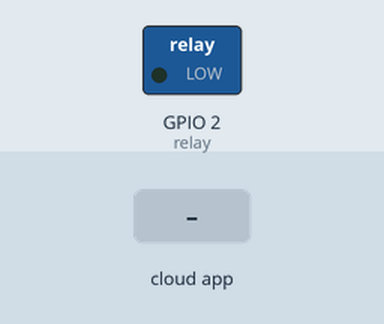
A sketch run on a simulated ESP8266 (NodeMCU). On the bench: switched loads named in the sketch (green lamp = pin HIGH). The inputs (shaded band) are chosen by the test bench. WiFi joins after 1.5 s; servers stay silent unless stated; no MQTT or app messages arrive unless stated; what the sketch prints to the serial monitor is not drawn.

Above: at 2.7 s.
2.8 s: the phone or cloud app sets home to 1
At 3.9 s:
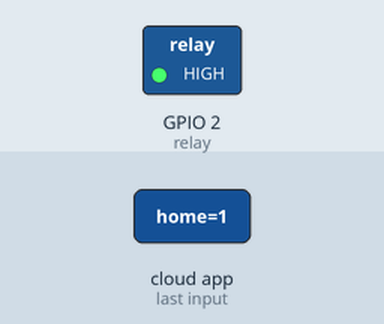
4.3 s: the phone or cloud app sets home to 0
At 5.4 s:
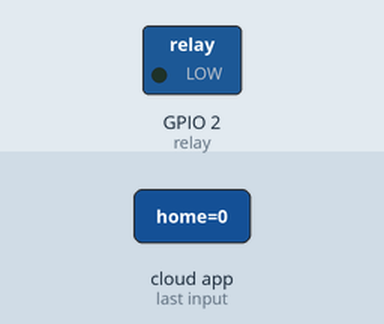
Timing chart, 0 to 7.3 s (numbered marks = the images above; inputs shaded):
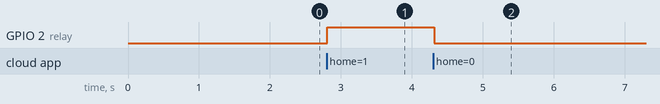

The sketch:

home_automation1234.ino
```cpp
#include <ESP8266WiFi.h>
#include "Adafruit_MQTT.h"
#include "Adafruit_MQTT_Client.h"


#define WLAN_SSID       "sa43"
#define WLAN_PASS       "12345678"


#define AIO_SERVER      "io.adafruit.com"
#define AIO_SERVERPORT  1883                   // use 8883 for SSL
#define AIO_USERNAME    "palyam"
#define AIO_KEY         "6abc294d34b4453fa73862d3b75bfca2"
#define relay 2


WiFiClient client;


// Setup the MQTT client class by passing in the WiFi client and MQTT server and login details.
Adafruit_MQTT_Client mqtt(&client, AIO_SERVER, AIO_SERVERPORT, AIO_USERNAME, AIO_KEY);


Adafruit_MQTT_Publish photocell = Adafruit_MQTT_Publish(&mqtt, AIO_USERNAME "/feeds/photocell");


Adafruit_MQTT_Subscribe onoffbutton = Adafruit_MQTT_Subscribe(&mqtt, AIO_USERNAME "/feeds/home");


void MQTT_connect();

void setup() {
  Serial.begin(115200);
  delay(10);
  pinMode(relay,OUTPUT);

  Serial.println(F("Adafruit MQTT demo"));

  // Connect to WiFi access point.
  Serial.println(); Serial.println();
  Serial.print("Connecting to ");
  Serial.println(WLAN_SSID);

  WiFi.begin(WLAN_SSID, WLAN_PASS);
  while (WiFi.status() != WL_CONNECTED) {
    delay(500);
    Serial.print(".");
  }
  Serial.println();

  Serial.println("WiFi connected");
  Serial.println("IP address: "); Serial.println(WiFi.localIP());

  // Setup MQTT subscription for onoff feed.
  mqtt.subscribe(&onoffbutton);
}

uint32_t x=0;

void loop() {

  MQTT_connect();


  Adafruit_MQTT_Subscribe *subscription;
  while ((subscription = mqtt.readSubscription(5000))) {
    if (subscription == &onoffbutton) {
      Serial.print(F("Got: "));
      Serial.println((char *)onoffbutton.lastread);
      uint16_t state = atoi((char *)onoffbutton.lastread);
      digitalWrite(relay,state);
    }
  }


  Serial.print(F("\nSending photocell val "));
  Serial.print(x);
  Serial.print("...");
  if (! photocell.publish(x++)) {
    Serial.println(F("Failed"));
  } else {
    Serial.println(F("OK!"));
  }


}


void MQTT_connect() {
  int8_t ret;


  if (mqtt.connected()) {
    return;
  }

  Serial.print("Connecting to MQTT... ");

  uint8_t retries = 3;
  while ((ret = mqtt.connect()) != 0) {
       Serial.println(mqtt.connectErrorString(ret));
       Serial.println("Retrying MQTT connection in 5 seconds...");
       mqtt.disconnect();
       delay(5000);  // wait 5 seconds
       retries--;
       if (retries == 0) {
         // basically die and wait for WDT to reset me
         while (1);
       }
  }
  Serial.println("MQTT Connected!");
}
```

Measured:
- after the input at 2.8 s, GPIO 2 (relay): LOW → HIGH at once
- after the input at 4.3 s, GPIO 2 (relay): HIGH → LOW at once
